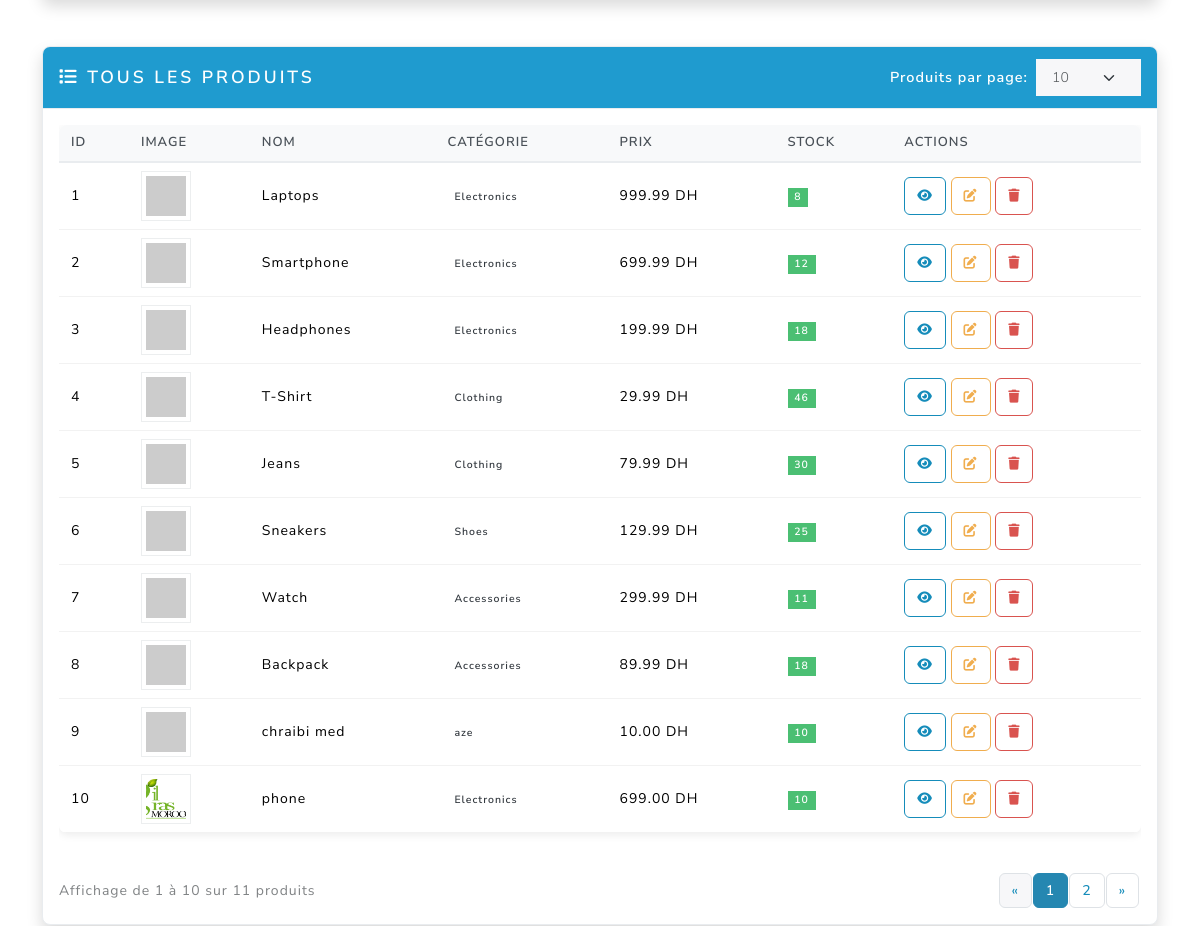
Page /admin/products (signed in, middle part) on the earlier database version.
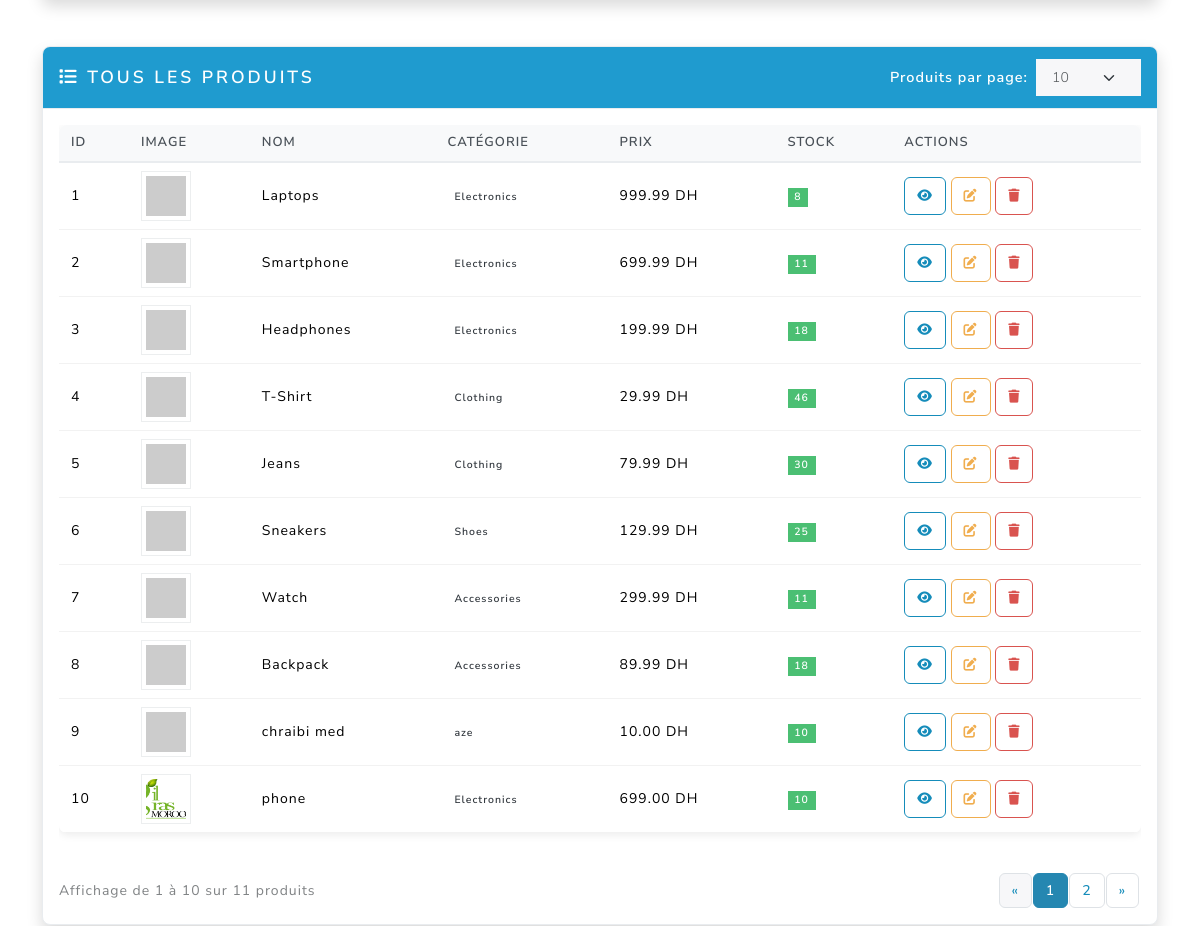
Same page on the later database version.
### main.py (models this page shows)
class Product(db.Model):
    id = db.Column(db.Integer, primary_key=True)
    name = db.Column(db.String(100), nullable=False)
    description = db.Column(db.Text, nullable=False)
    price = db.Column(db.Float, nullable=False)
    image_url = db.Column(db.String(200), default='https://via.placeholder.com/300x200')
    stock = db.Column(db.Integer, default=0)
    category = db.Column(db.String(50), nullable=False)

### main.py (the view, shortened to what this page needs)
@app.route('/admin/products', methods=['GET', 'POST'])
@login_required
def admin_products():
    if not current_user.is_admin:
        return redirect_with_toast('home', 'Accès refusé', 'error')
    form = ProductForm()
    products = Product.query.all()
    return render_template('admin_products.html', form=form, products=products)

### main.py
class ProductForm(FlaskForm):
    name = StringField('Product Name', validators=[DataRequired()])
    description = TextAreaField('Description', validators=[DataRequired()])
    price = DecimalField('Price', validators=[DataRequired(), NumberRange(min=0)])
    stock = IntegerField('Stock', validators=[DataRequired(), NumberRange(min=0)])
    category = StringField('Category', validators=[DataRequired()])
    image_file = FileField('Image File', validators=[
        FileAllowed(['jpg', 'jpeg', 'png', 'gif'], 'Images only!')
    ])
    image_url = StringField('Image URL')
    submit = SubmitField('Add Product')

### main.py (called while the page is built, shortened)
@login_manager.user_loader
def load_user(user_id):
    return User.query.get(int(user_id))

@app.context_processor
def inject_toast_messages():
    toast_message = session.pop('toast_message', None)
    toast_type = session.pop('toast_type', None)
    return {
        'toast_message': toast_message,
        'toast_type': toast_type or 'info'
    }

def get_shipping_settings():
    settings = ShippingSettings.query.first()
    return settings

### templates/admin_products.html (shortened to what the changed rows need)
{% extends "base.html" %}
{% block content %}
<div class="container py-4">
  <div class="row">
    <div class="col-12">
      <div class="card shadow">
        <div class="card-body">
          {% if products %}
          <div class="table-responsive">
            <table class="table table-hover">
              <thead>
                <tr>
                  <th>ID</th>
                  <th>Image</th>
                  <th>Nom</th>
                  <th>Catégorie</th>
                  <th>Prix</th>
                  <th>Stock</th>
                  <th>Actions</th>
                </tr>
              </thead>
              <tbody id="productsTableBody">
                {% for product in products %}
                <tr class="product-row" data-product-id="{{ product.id }}">
                  <td>{{ product.id }}</td>
                  <td>
                    <img
                      src="{{ product.image_url }}"
                      class="img-thumbnail product-thumbnail"
                      style="width: 50px; height: 50px; object-fit: cover"
                      alt="{{ product.name }}"
                      onerror="this.src='https://via.placeholder.com/50x50?text=No+Image'"
                    />
                  </td>
                  <td>{{ product.name }}</td>
                  <td>
                    <span class="badge bg-secondary">{{ product.category }}</span>
                  </td>
                  <td>{{ "%.2f"|format(product.price) }} DH</td>
                  <td>
                    <span class="badge bg-{{ 'success' if product.stock > 0 else 'danger' }}">
                      {{ product.stock }}
                    </span>
                  </td>
                  <td>
                    <a
                      href="{{ url_for('product_detail', product_id=product.id) }}"
                      class="btn btn-sm btn-outline-primary"
                      title="Voir le produit"
                    >
                      <i class="fas fa-eye"></i>
                    </a>
                    <a
                      href="{{ url_for('edit_product', product_id=product.id) }}"
                      class="btn btn-sm btn-outline-warning"
                      title="Modifier le produit"
                    >
                      <i class="fas fa-edit"></i>
                    </a>
                    <form
                      method="POST"
                      action="{{ url_for('delete_product', product_id=product.id) }}"
                      style="display: inline"
                      onsubmit="return confirm('Êtes-vous sûr de vouloir supprimer ce produit ?')"
                    >
                      <button type="submit" class="btn btn-sm btn-outline-danger" title="Supprimer le produit">
                        <i class="fas fa-trash"></i>
                      </button>
                    </form>
                  </td>
                </tr>
                {% endfor %}
              </tbody>
            </table>
          </div>
          {% else %}
          <div class="text-center py-4">
            <i class="fas fa-box-open fa-3x text-muted mb-3"></i>
            <h5 class="text-muted">Aucun produit trouvé</h5>
            <p class="text-muted">Ajoutez votre premier produit avec le formulaire ci-dessus.</p>
          </div>
          {% endif %}
        </div>
      </div>
    </div>
  </div>
</div>
{% endblock %}

Differences in the rows shown:
changed Product "Smartphone": stock "12" → "11"
